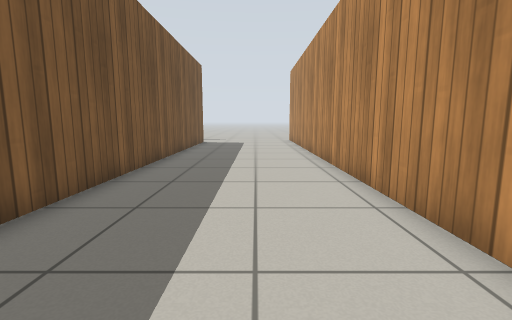
View 1 (above)

21 first-person views from a walk through a Gazebo world. The camera is 0.72 m above the floor, tilts 8° down and sees 85° across. The floor is counted in squares, 0.5 m on a side. Each view is taken from the middle of a square. On the plan, view 1 faces up. The plan holds only what a view shows up to about 14 squares ahead; the rest is blank. Robots are left out. Gazebo's built-in surfaces are drawn with simple patterns.

View 2
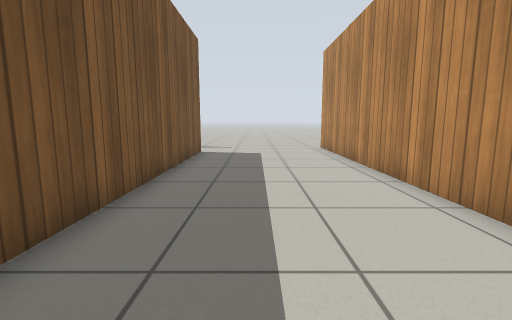

View 3
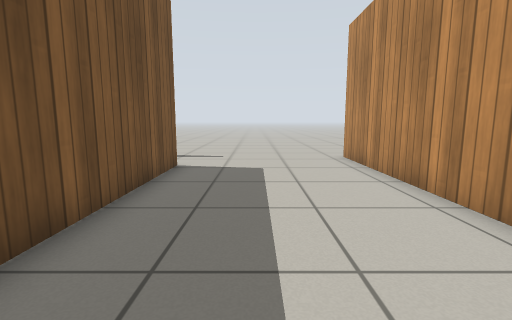

View 4
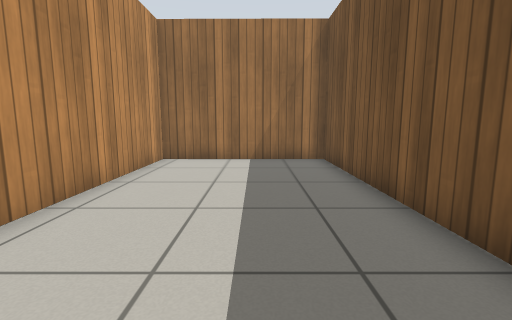

View 5
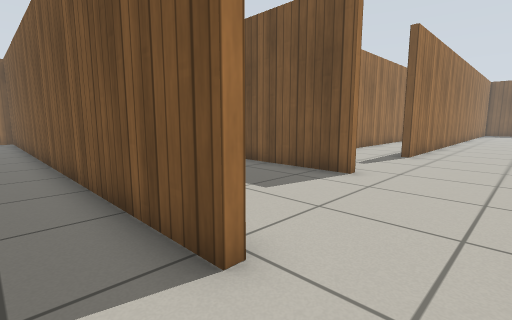

View 6
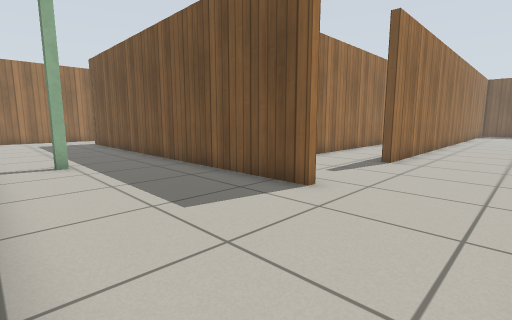

View 7
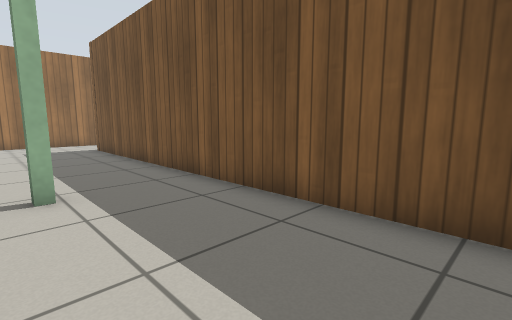

View 8
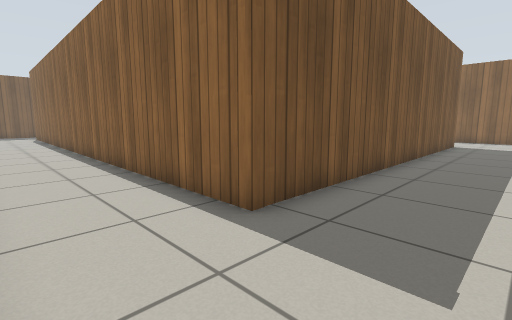

View 9
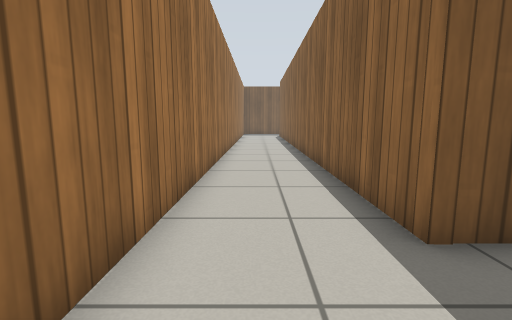

View 10
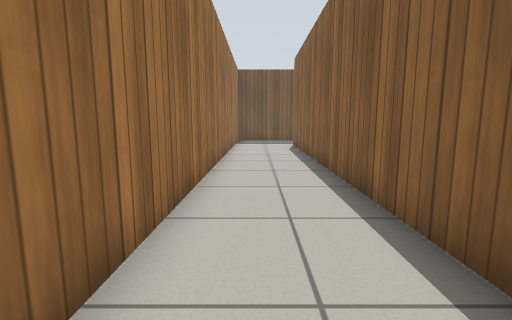

View 11
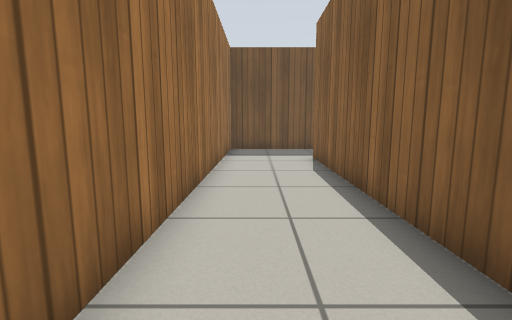

View 12
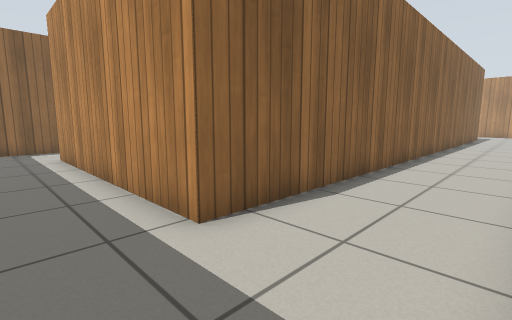

View 13
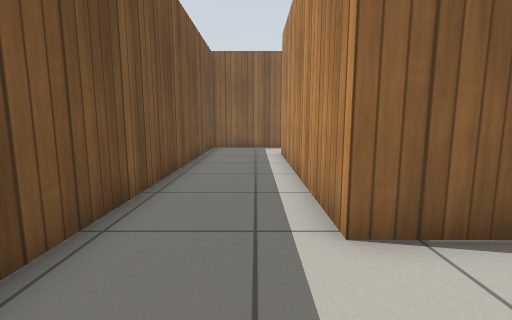

View 14
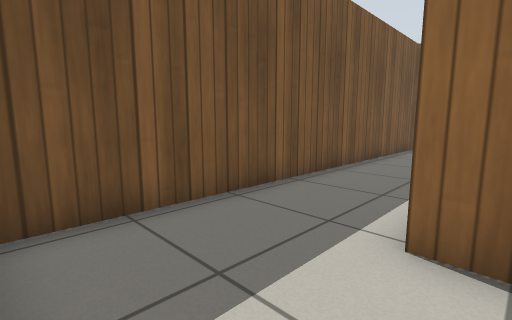

View 15
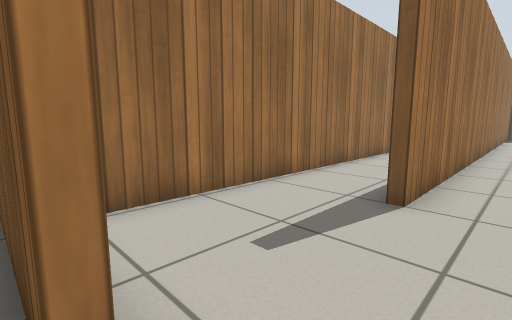

View 16
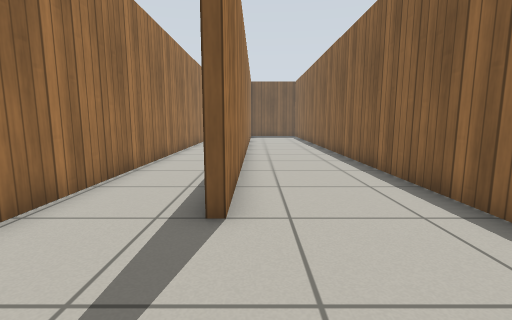

View 17
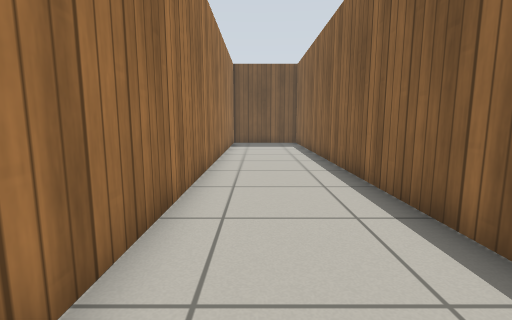

View 18
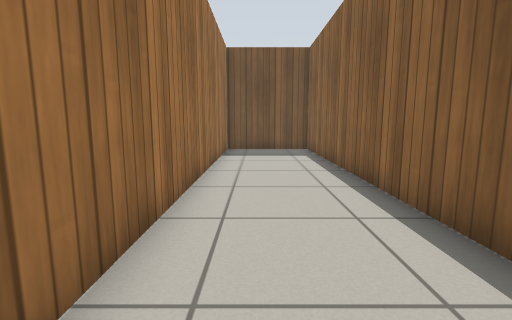

View 19
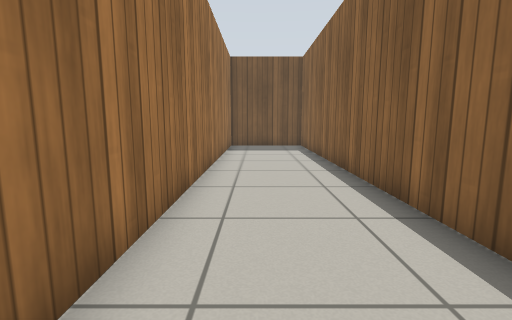

View 20
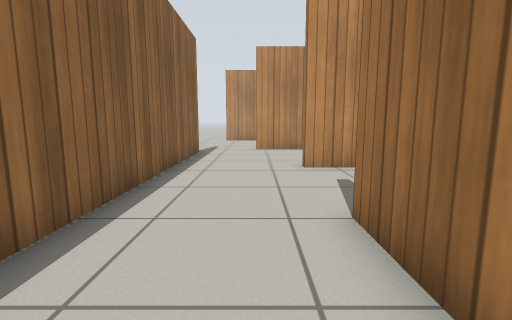

View 21
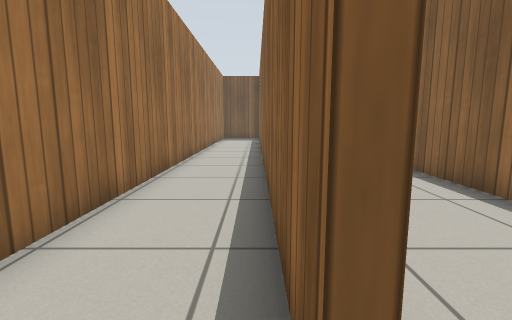

### Floor plan
Points are (right, up) in squares from view 1. A wall is a line through its corners. A room is listed if a view was taken in it or the views show most of it. See-through windows are left out.
Room 1 (views 1, 2, 3, 4, 5)
walls: (-3.6, 19) (-3.6, -1.4) (2.5, -1.5) (2.5, 21.2)
ways out: opening at (-4, 21) to room 2; opening at (3, 22.5)
Room 2 (views 6, 7, 8, 9, 10, 11, 12, 13, 14, 15)
walls: (-6, 11.2) (-5.6, 11.2) (-5.6, 10.8); (-9.1, 17.6) (-9.1, 2) (-32.9, 2.2) (-32.9, 11.2); (-3.9, 16.5) (-3.9, 19); (-33.4, 14) (-34.4, 14); (-5, 21.6) (-9.5, 21.6); (-36.3, 14.1) (-36.3, -1.3) (-5.7, -1.4)
ways out: opening at (-4, 21) to room 1; opening at (-9, 19.5) to room 3; opening at (-34, 12.5)
Room 3 (views 16, 17, 18, 19, 20)
walls: (-36, 17.6) (-13.9, 17.6); (-9.5, 21.6) (-36.3, 21.6) (-36.3, 17.5)
ways out: opening at (-9, 19.5) to room 2; opening at (-11.5, 17) to room 4
Room 4 (view 21)
walls: (-26.6, 17.3) (-27.2, 17.3); (-27.5, 14.4) (-10.2, 14.4); (-13.9, 17.3) (-25, 17.3); (-9.4, 15.9) (-9.4, 17.5)
ways out: opening at (-11.5, 17) to room 3

Positions as (right, up) in squares from view 1, and headings:
1: (0, 0), facing up
2: (-1, 6), facing up
3: (-1, 10), facing up
4: (-1, 9), facing down
5: (-2, 21), facing down-left
6: (-4, 21), facing down-left
7: (-5, 17), facing down-left
8: (-6, -1), facing up-left
9: (-6, 0), facing left
10: (-16, 0), facing left
11: (-22, 0), facing left
12: (-35, -1), facing up-right
13: (-34, -1), facing up
14: (-32, -1), facing up-left
15: (-9, 19), facing down-left
16: (-10, 18), facing left
17: (-18, 19), facing left
18: (-22, 19), facing left
19: (-20, 19), facing left
20: (-18, 19), facing right
21: (-13, 17), facing left
